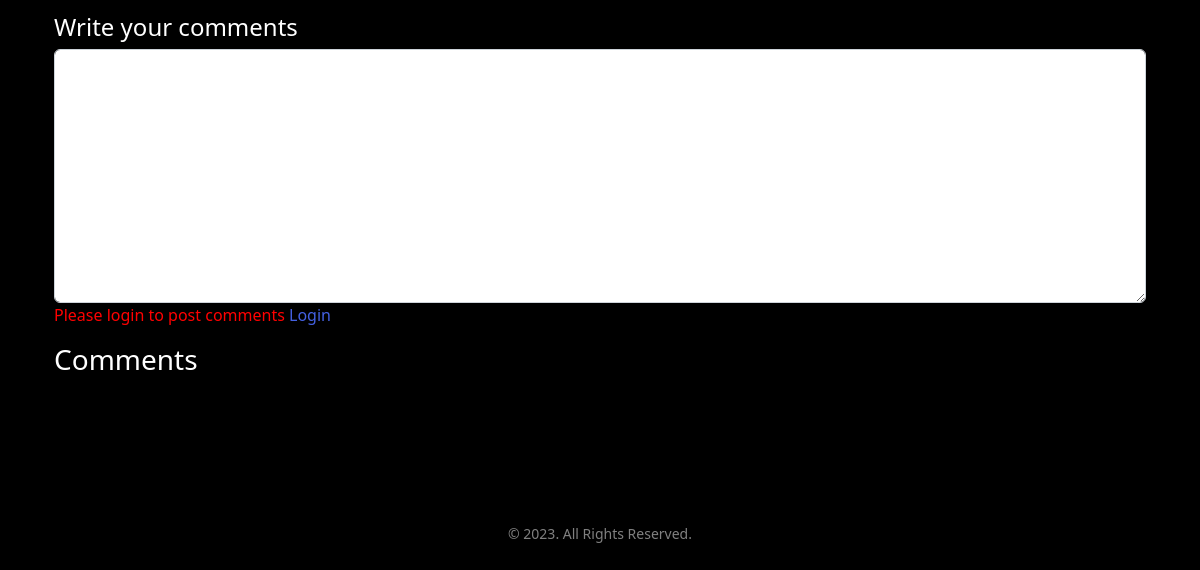
Page /post/4/ (lower part) on the earlier database version.
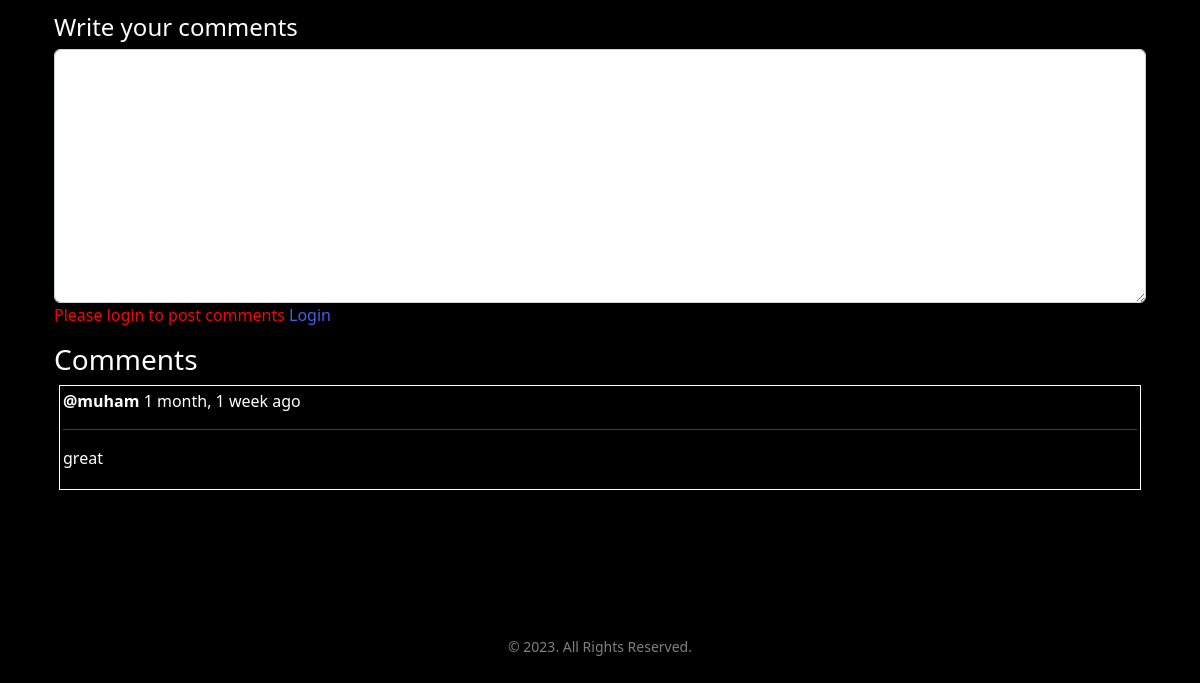
Same page on the later database version.
### base/models.py (models this page shows)
class Comment(models.Model):
    post = models.ForeignKey(BlogPost,related_name='post',on_delete=models.CASCADE)
    user = models.ForeignKey(User,related_name='user',on_delete=models.CASCADE)
    text = models.TextField()
    created = models.DateTimeField(auto_now_add=True)
    updated = models.DateTimeField(auto_now=True)
    approved_comment = models.BooleanField(default=True)

### base/views.py (the view, shortened to what this page needs)
# urls.py: path('post/<int:pk>/',views.single_post,name="single_post"),
def single_post(request,pk):
    post = BlogPost.objects.get(id=pk)
    form = CommentForm()
    comments = Comment.objects.filter(post=post).order_by('-updated')
    context ={
        'post':post,
        'form':form,
        'comments':comments,
    }
    return render(request,'post_detailed.html',context)

### base/forms.py
class CommentForm(forms.ModelForm):
    class Meta():
        model = Comment
        fields = ['text']
        widgets = {
            'text':forms.Textarea(attrs={'class':' form-control'})
        }

### base/models.py (called while the page is built)
    def __str__(self):
        return self.name

### templates/post_detailed.html (shortened to what this page needs)
{% extends 'base.html'%}
{% block content %}
<div class="container">
    <div class="container">
    <div>
        <form method="post">
            {% for field in form %}
            <h4>Write your comments</h4>
            {{field}}
            {% if request.user.is_authenticated %}
            <br>
            <input type="submit" class="btn btn-primary">
            {% else %}
            <p style="color: red;">Please login to post comments <a style="color: rgb(68, 97, 226);" href="{% url 'account_login' %}">Login</a></p>
            {% endif %}
        </form>
        {% endfor %}
    </div>
    <h3>Comments</h3>
    {% for comment in comments %}
    <div style="border: 1px solid white; padding: 3px;margin: 5px;">
    <p><strong>@{{comment.user}}</strong>  {{comment.updated|timesince}} ago</p><hr>
    <p>{{comment.text}}</p>
    </div>
    {% endfor %}
</div>
</div>
{% endblock %}

Differences in the rows shown:
added Comment: user "muham", updated "1 month, 1 week", text "great"
